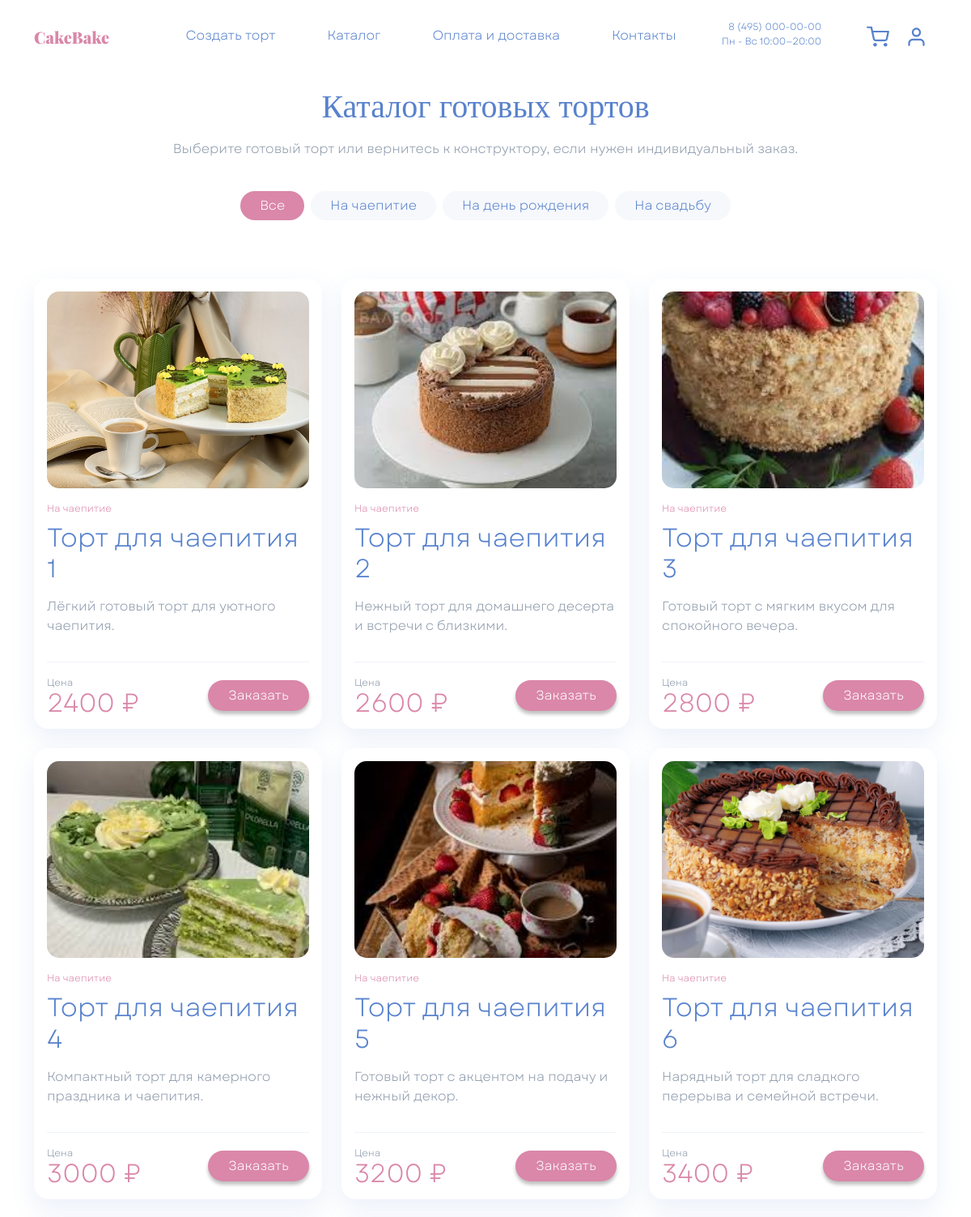
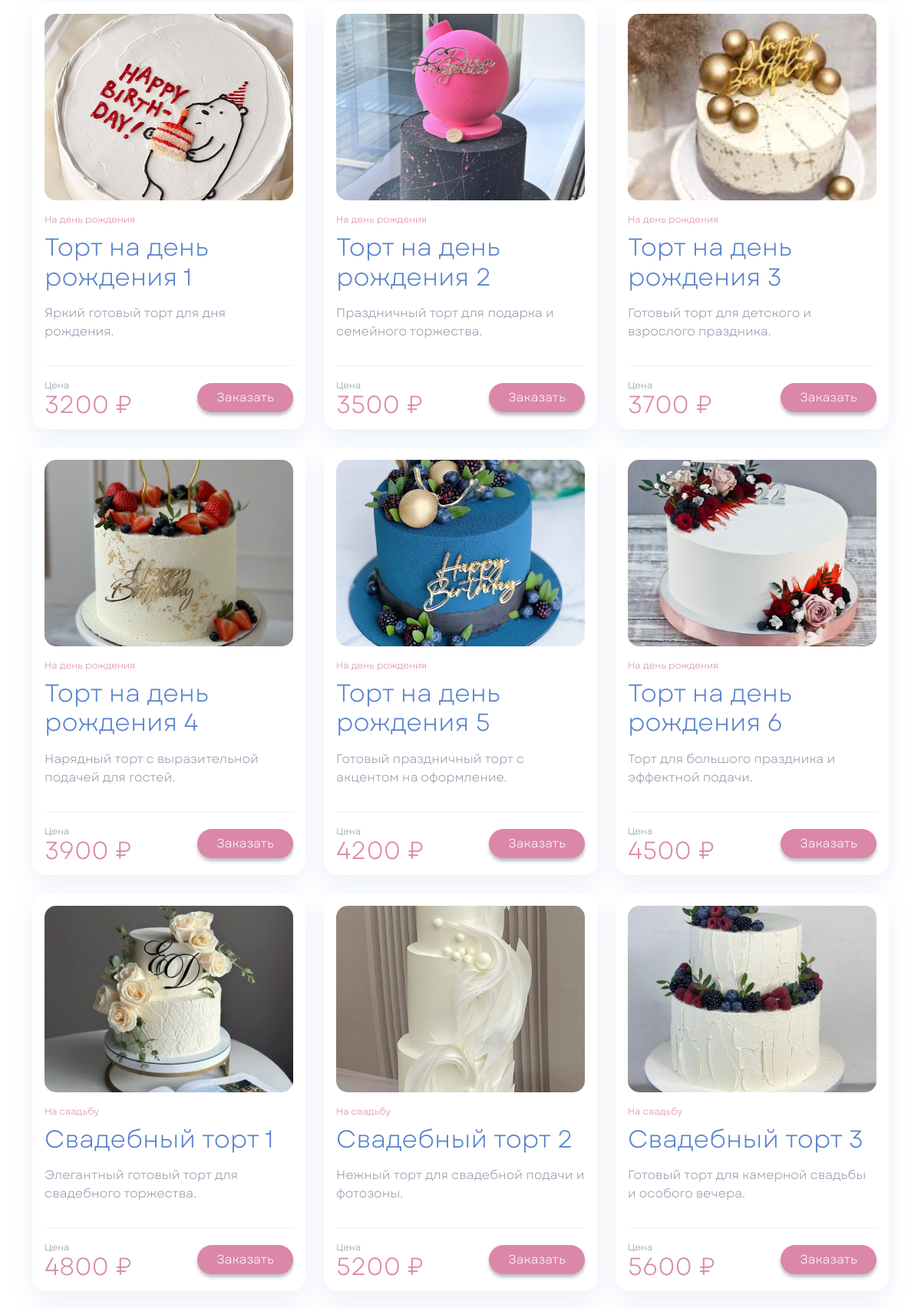
Page /catalog/ (upper part) on the committed database (2 pictures, top to bottom).
### catalog/models.py (models this page shows, shortened)
class CatalogCake(models.Model):
    name = models.CharField(
        max_length=150,
        verbose_name="Название",
    )
    slug = models.SlugField(
        max_length=160,
        unique=True,
        verbose_name="URL-имя",
    )
    occasion = models.CharField(
        max_length=100,
        blank=True,
        verbose_name="Повод",
    )
    description = models.TextField(
        blank=True,
        verbose_name="Описание",
    )
    image = models.ImageField(
        upload_to="catalog/cakes/",
        blank=True,
        verbose_name="Изображение",
    )
    base_price = models.PositiveIntegerField(
        verbose_name="Базовая цена",
    )
    is_active = models.BooleanField(
        default=True,
        verbose_name="Активен",
    )
    sort_order = models.PositiveSmallIntegerField(
        default=0,
        verbose_name="Порядок сортировки",
    )
    created_at = models.DateTimeField(
        auto_now_add=True,
        verbose_name="Создан",
    )
    updated_at = models.DateTimeField(
        auto_now=True,
        verbose_name="Обновлён",
    )
    class Meta:
        verbose_name = "Торт из каталога"
        verbose_name_plural = "Торты из каталога"
        ordering = ("sort_order", "id")

### catalog/views.py (the view)
# urls.py: path("", catalog_list, name="list"),
def catalog_list(request):
    selected_occasion = request.GET.get("occasion", "").strip()
    cakes = CatalogCake.objects.filter(is_active=True)
    if selected_occasion in OCCASION_LABELS:
        cakes = cakes.filter(occasion=selected_occasion)
    else:
        selected_occasion = ""
    cakes = list(cakes)
    for cake in cakes:
        cake.occasion_label = OCCASION_LABELS.get(cake.occasion, "Готовый торт")
    context = {
        "cakes": cakes,
        "selected_occasion": selected_occasion,
        "occasion_labels": OCCASION_LABELS,
    }
    return render(request, "catalog.html", context)

### core/context_processors.py (called while the page is built)
def project_settings(request):
    return {
        "jivosite_widget_id": settings.JIVOSITE_WIDGET_ID,
    }

### templates/catalog.html (shortened to what this page needs)
{% extends 'base.html' %}
{% load static %}
{% block content %}
<div class="container mt-header mb-5">
    <section class="row pt-4">
        <div class="col-12 text-center">
            <h1 class="font_Gogh fs_40 cake_blue">Каталог готовых тортов</h1>
            <p class="cake_grey mt-3">Выберите готовый торт или вернитесь к конструктору, если нужен индивидуальный заказ.</p>
        </div>
    </section>
    <section class="row mt-4">
        <div class="col-12 d-flex justify-content-center flex-wrap gap-2">
            <a href="{% url 'catalog:list' %}" class="btn rounded-pill px-4 catalog__filter {% if not selected_occasion %}cake__bg_pink text-white{% else %}catalog__filter_inactive cake_blue{% endif %}">
                Все
            </a>
            {% for occasion_key, occasion_label in occasion_labels.items %}
            <a href="{% url 'catalog:list' %}?occasion={{ occasion_key }}" class="btn rounded-pill px-4 catalog__filter {% if selected_occasion == occasion_key %}cake__bg_pink text-white{% else %}catalog__filter_inactive cake_blue{% endif %}">
                {{ occasion_label }}
            </a>
            {% endfor %}
        </div>
    </section>
    <section class="row mt-5 g-4">
        {% for cake in cakes %}
        <div class="col-12 col-md-6 col-xl-4">
            <article class="catalog__card h-100 p-3 d-flex flex-column">
                <div class="catalog__image_wrap">
                    {% if cake.image %}
                    <img src="{{ cake.image.url }}" alt="{{ cake.name }}" class="catalog__image">
                    {% else %}
                    <img src="{% static 'img/Cake.png' %}" alt="{{ cake.name }}" class="catalog__image">
                    {% endif %}
                </div>
                <div class="pt-3 d-flex flex-column flex-grow-1">
                    <span class="cake_pink fs_12">{{ cake.occasion_label }}</span>
                    <h2 class="cake_blue mt-2">{{ cake.name }}</h2>
                    <p class="cake_grey flex-grow-1 mt-2 mb-3">{{ cake.description|default:"Готовый торт для заказа с витрины." }}</p>
                </div>
                <div class="catalog__footer d-flex justify-content-between align-items-center gap-3 mt-3">
                    <div class="d-flex flex-column">
                        <span class="cake_grey fs_12">Цена</span>
                        <span class="catalog__price cake_pink">{{ cake.base_price }} ₽</span>
                    </div>
                    <a href="{% url 'core:index' %}?catalog_cake={{ cake.slug }}#step4" class="btn text-white rounded-pill px-4 shadow-none cake__button cake__bg_pink catalog__order_button">
                        Заказать
                    </a>
                </div>
            </article>
        </div>
        {% empty %}
        <div class="col-12 text-center">
            <p class="cake_grey">В этой категории пока нет тортов.</p>
        </div>
        {% endfor %}
    </section>
</div>
{% endblock %}

### static/css/Style.css (style rules this page uses)
.font_Gogh { font-family: Gogh; }
html { height: 100%; }
* { font-family: Garet, serif; font-size: 16px; font-weight: normal; }
body { background-color: white; min-height: 100%; display: grid; grid-template-rows: auto 1fr auto; }
.mt-header { margin-top: calc(58px + 1.6rem); }
.cake_pink { color: #DA87A9 !important; }
.cake__bg_pink { background-color: #DA87A9 !important; }
.cake_blue { color: #5882CD !important; }
.cake_grey { color: #8C99AA !important; }
.cake__button { box-shadow: 0 4px 4px rgba(0, 0, 0, 0.25) !important; border-radius: 15px; }
.fs_12 { font-size: 12px; }
.fs_40 { font-size: 40px; }
.catalog__card { border: none; border-radius: 18px; background-color: white; box-shadow: 0 12px 30px rgba(88, 130, 205, 0.12); min-height: 100%; }
.catalog__image_wrap { aspect-ratio: 4 / 3; overflow: hidden; border-radius: 15px; background-color: #F8FAFD; }
.catalog__image { width: 100%; height: 100%; object-fit: cover; display: block; }
.catalog__filter { border: none; box-shadow: none !important; }
.catalog__filter_inactive { background-color: #F6F8FC; }
.catalog__footer { border-top: 1px solid #EEF2F8; padding-top: 16px; }
.catalog__price { font-size: 32px; line-height: 1; }
.catalog__order_button { white-space: nowrap; }

### rows in the picture
CatalogCake: image (picture), occasion_label "На чаепитие", name "Торт для чаепития 1", description "Лёгкий готовый торт для уютного чаепития.", base_price "2400"
CatalogCake: image (picture), occasion_label "На чаепитие", name "Торт для чаепития 2", description "Нежный торт для домашнего десерта и встречи с близкими.", base_price "2600"
CatalogCake: image (picture), occasion_label "На чаепитие", name "Торт для чаепития 3", description "Готовый торт с мягким вкусом для спокойного вечера.", base_price "2800"
CatalogCake: image (picture), occasion_label "На чаепитие", name "Торт для чаепития 4", description "Компактный торт для камерного праздника и чаепития.", base_price "3000"
CatalogCake: image (picture), occasion_label "На чаепитие", name "Торт для чаепития 5", description "Готовый торт с акцентом на подачу и нежный декор.", base_price "3200"
CatalogCake: image (picture), occasion_label "На чаепитие", name "Торт для чаепития 6", description "Нарядный торт для сладкого перерыва и семейной встречи.", base_price "3400"
CatalogCake: image (picture), occasion_label "На день рождения", name "Торт на день рождения 1", description "Яркий готовый торт для дня рождения.", base_price "3200"
CatalogCake: image (picture), occasion_label "На день рождения", name "Торт на день рождения 2", description "Праздничный торт для подарка и семейного торжества.", base_price "3500"
CatalogCake: image (picture), occasion_label "На день рождения", name "Торт на день рождения 3", description "Готовый торт для детского и взрослого праздника.", base_price "3700"
CatalogCake: image (picture), occasion_label "На день рождения", name "Торт на день рождения 4", description "Нарядный торт с выразительной подачей для гостей.", base_price "3900"
CatalogCake: image (picture), occasion_label "На день рождения", name "Торт на день рождения 5", description "Готовый праздничный торт с акцентом на оформление.", base_price "4200"
CatalogCake: image (picture), occasion_label "На день рождения", name "Торт на день рождения 6", description "Торт для большого праздника и эффектной подачи.", base_price "4500"
CatalogCake: image (picture), occasion_label "На свадьбу", name "Свадебный торт 1", description "Элегантный готовый торт для свадебного торжества.", base_price "4800"
CatalogCake: image (picture), occasion_label "На свадьбу", name "Свадебный торт 2", description "Нежный торт для свадебной подачи и фотозоны.", base_price "5200"
CatalogCake: image (picture), occasion_label "На свадьбу", name "Свадебный торт 3", description "Готовый торт для камерной свадьбы и особого вечера.", base_price "5600"

### other values in the picture
{{ occasion_label }} "На чаепитие" "На день рождения" "На свадьбу"
